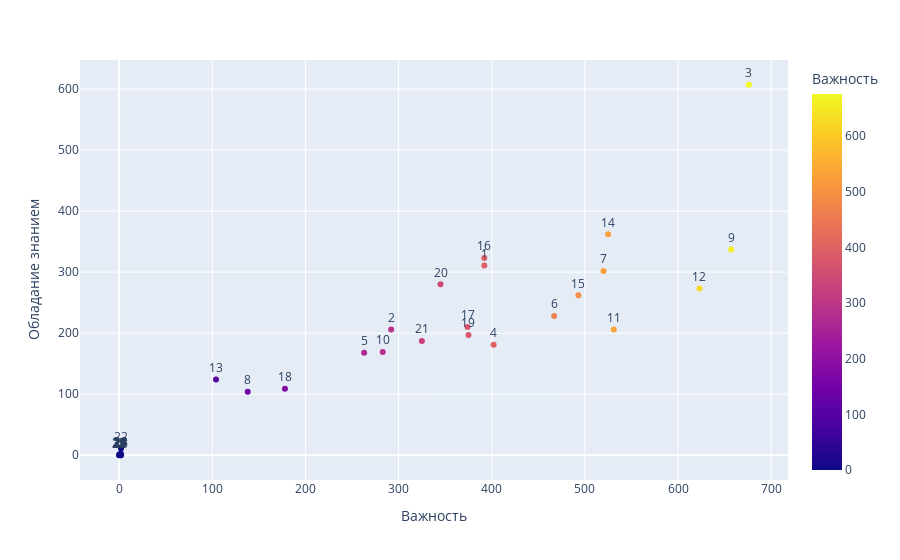

Write notebook code for a chart like this one.
### Code cell
df = pd.read_excel(r'./160037_ng.xls')

fig = px.scatter(df, x="Важность", y="Обладание знанием", text="N", hover_name="Высказывание", size_max=100, color="Важность")
fig.update_traces(textposition='top center')
#fig.update_layout(title_text='Life Expectency', title_x=0.5)

fig.show()

### Figure 1 — Plotly figure (JSON) as saved in the notebook; plotly's stock layout.template omitted (floating-point values rounded to 4 significant figures)
{"data": [{"hovertemplate": "<b>%{hovertext}</b><br><br>Важность=%{marker.color}<br>Обладание знанием=%{y}<br>N=%{text}<extra></extra>", "hovertext": ["Земельное/трудовое/административное право", "Налоговое законодательство", "Правовые основы, организация и структура органов государственного управления", "Методы повышения доходности бюджета", "Бухгалтерский и управленческий учет", "Финансовый менеджмент", "Работа с 44 ФЗ", "Иностранный язык", "Развитие территорий: управление проектами", "Макроэкономика России: актуальные тренды", "Цифровизация экономики региона", "Цифровизация и автоматизация данных", "Практики территорий по работе с ТБО", "Позиционирование региона/муниципалитета/отрасли", "Практики PR и методы эффективных коммуникаций", "Теории менеджмента", "Основы стратегического маркетинга", "Мастер-планы городов", "ГЧП: работа с институтами развития", "Понимание рынка труда и профессий будущего", "Практики создания и управления антикризисными штабами", "Уголовное право", "Градостроительное и жилищное право", "Финансовое право", "Риск менеджмент", "Управление проектами", "Менеджмент соц сетей", "Системное мышление", "Грамотный русский язык", "Психология и межличностные коммуникации", "Эмоциональный интеллект"], "legendgroup": "", "marker": {"color": [392, 292, 676, 402, 263, 467, 520, 138, 657, 283, 531, 623, 104, 525, 493, 392, 374, 178, 375, 345, 325, 2, 2, 1, 0, 2, 1, 0, 1, 1, 1], "coloraxis": "coloraxis", "symbol": "circle"}, "mode": "markers+text", "name": "", "orientation": "v", "showlegend": false, "text": [1, 2, 3, 4, 5, 6, 7, 8, 9, 10, 11, 12, 13, 14, 15, 16, 17, 18, 19, 20, 21, 22, 23, 24, 25, 26, 27, 28, 29, 30, 31], "x": [392, 292, 676, 402, 263, 467, 520, 138, 657, 283, 531, 623, 104, 525, 493, 392, 374, 178, 375, 345, 325, 2, 2, 1, 0, 2, 1, 0, 1, 1, 1], "xaxis": "x", "y": [311, 206, 607, 181, 168, 228, 302, 104, 337, 169, 206, 273, 124, 362, 262, 323, 210, 109, 197, 280, 187, 11, 2, 2, 1, 0, 1, 0, 0, 1, 1], "yaxis": "y", "type": "scatter", "textposition": "top center"}], "layout": {"xaxis": {"anchor": "y", "domain": [0, 1], "title": {"text": "Важность"}, "type": "linear", "range": [-40.01, 716.0], "autorange": true}, "yaxis": {"anchor": "x", "domain": [0, 1], "title": {"text": "Обладание знанием"}, "type": "linear", "range": [-47.0, 654.0], "autorange": true}, "coloraxis": {"colorbar": {"title": {"text": "Важность"}}, "colorscale": [[0, "#0d0887"], [0.1111, "#46039f"], [0.2222, "#7201a8"], [0.3333, "#9c179e"], [0.4444, "#bd3786"], [0.5556, "#d8576b"], [0.6667, "#ed7953"], [0.7778, "#fb9f3a"], [0.8889, "#fdca26"], [1, "#f0f921"]]}, "legend": {"tracegroupgap": 0}, "margin": {"t": 60}, "autosize": true}}
